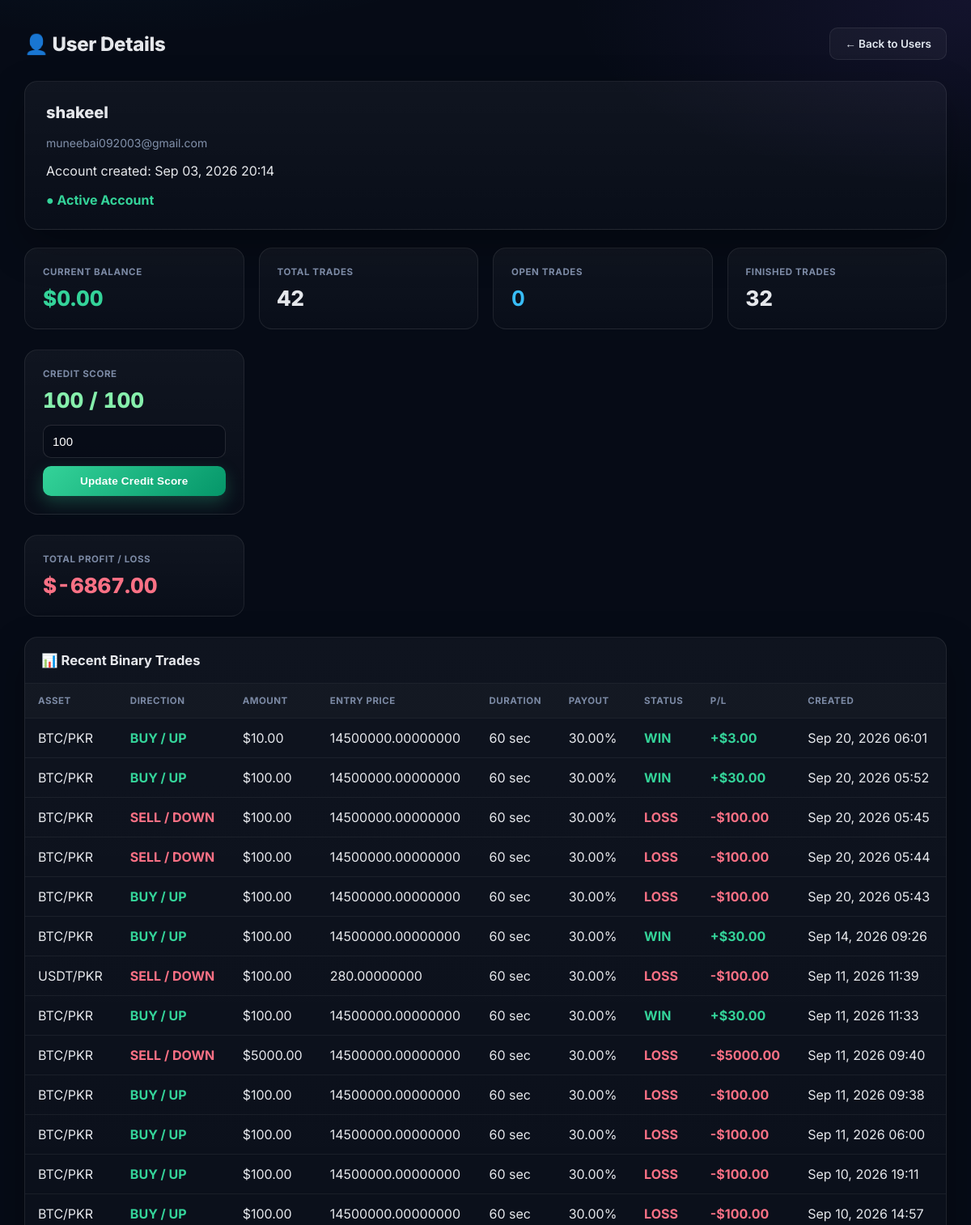
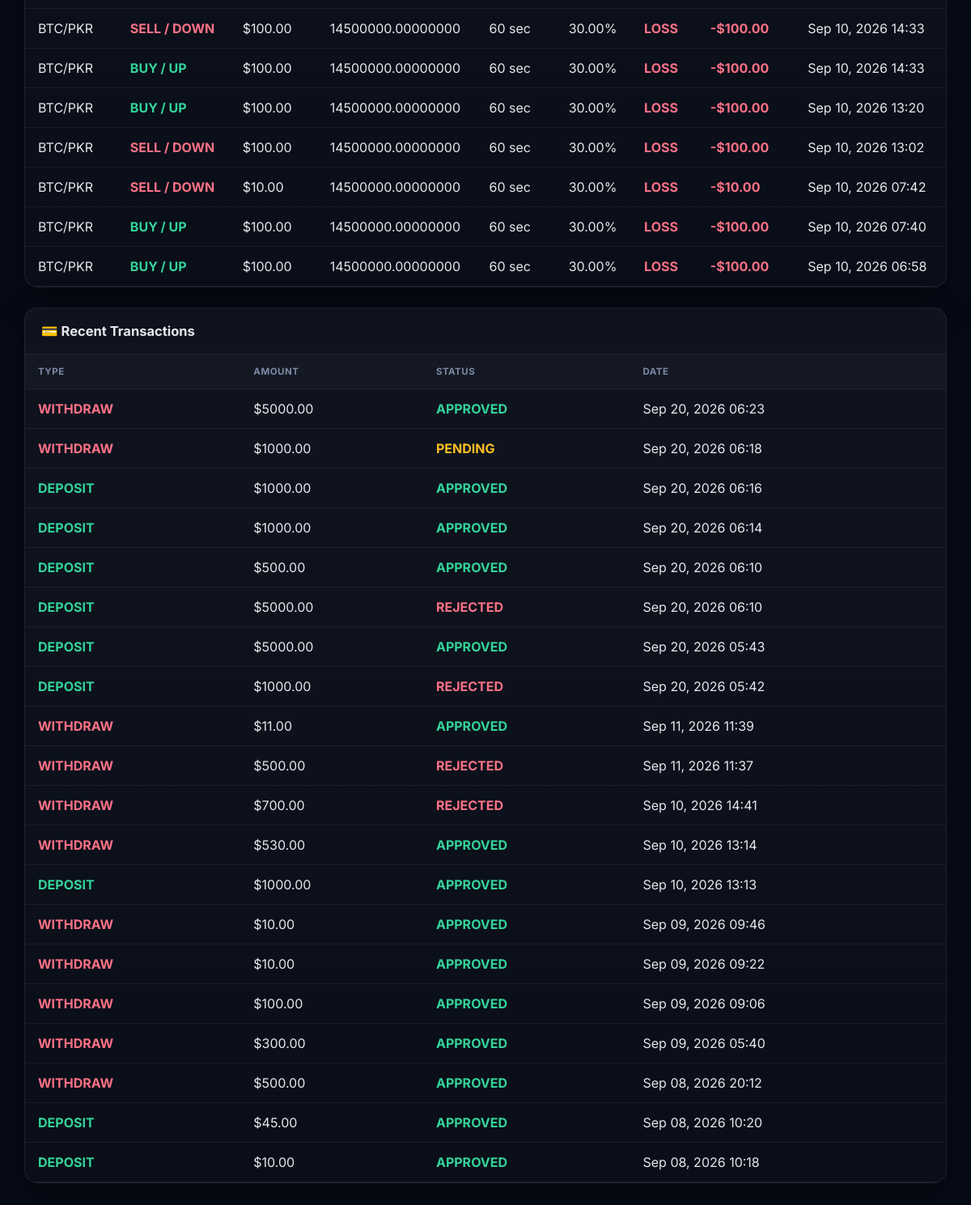
/trading/admin-users/2/ (signed in), run on the app's committed database (2 pictures, top to bottom).
### trading/models.py (models this page shows, shortened)
class TradingAccount(models.Model):
    user = models.OneToOneField(
        User,
        on_delete=models.CASCADE
    )
    balance = models.DecimalField(
        max_digits=12,
        decimal_places=2,
        default=0.00
    )
    balance_pkr = models.DecimalField(
        max_digits=12,
        decimal_places=2,
        default=0.00
    )
    balance_usd = models.DecimalField(
        max_digits=12,
        decimal_places=2,
        default=0.00
    )
    credit_score = models.PositiveIntegerField(
        default=100
    )
    trading_banned = models.BooleanField(
        default=False
    )
    trading_ban_reason = models.TextField(
        blank=True,
        default=""
    )
    withdrawal_banned = models.BooleanField(
        default=False
    )
    withdrawal_ban_reason = models.TextField(
        blank=True,
        default=""
    )
    created_at = models.DateTimeField(
        auto_now_add=True
    )

class Trade(models.Model):
    SIDE_CHOICES = [
        ("BUY", "BUY"),
        ("SELL", "SELL"),
    ]
    CURRENCY_CHOICES = [
        ("USD", "USD"),
        ("PKR", "PKR"),
    ]
    STATUS_CHOICES = [
        ("OPEN", "OPEN"),
        ("WIN", "WIN"),
        ("LOSS", "LOSS"),
    ]
    user = models.ForeignKey(
        User,
        on_delete=models.CASCADE
    )
    pair = models.ForeignKey(
        TradingPair,
        on_delete=models.PROTECT,
        related_name="trades",
        null=True,
        blank=True
    )
    asset = models.CharField(
        max_length=20,
        default="BTC/USD"
    )
    side = models.CharField(
        max_length=4,
        choices=SIDE_CHOICES
    )
    currency = models.CharField(
        max_length=3,
        choices=CURRENCY_CHOICES,
        default="USD"
    )
    amount = models.DecimalField(
        max_digits=12,
        decimal_places=2
    )
    price = models.DecimalField(
        max_digits=20,
        decimal_places=8
    )
    closing_price = models.DecimalField(
        max_digits=20,
        decimal_places=8,
        null=True,
        blank=True
    )
    duration_seconds = models.PositiveIntegerField(
        default=60
    )
    payout_percent = models.DecimalField(
        max_digits=5,
        decimal_places=2,
        default=30.00
    )
    status = models.CharField(
        max_length=10,
        choices=STATUS_CHOICES,
        default="OPEN"
    )
    profit_loss = models.DecimalField(
        max_digits=12,
        decimal_places=2,
        default=0.00
    )
    closed_at = models.DateTimeField(
        null=True,
        blank=True
    )
    created_at = models.DateTimeField(
        auto_now_add=True
    )

class Transaction(models.Model):
    TYPE_CHOICES = [
        ("DEPOSIT", "DEPOSIT"),
        ("WITHDRAW", "WITHDRAW"),
    ]
    CURRENCY_CHOICES = [
        ("USD", "USD"),
        ("PKR", "PKR"),
    ]
    STATUS_CHOICES = [
        ("PENDING", "PENDING"),
        ("APPROVED", "APPROVED"),
        ("REJECTED", "REJECTED"),
    ]
    user = models.ForeignKey(
        User,
        on_delete=models.CASCADE
    )
    transaction_type = models.CharField(
        max_length=10,
        choices=TYPE_CHOICES
    )
    currency = models.CharField(
        max_length=3,
        choices=CURRENCY_CHOICES,
        default="USD"
    )
    amount = models.DecimalField(
        max_digits=12,
        decimal_places=2
    )
    status = models.CharField(
        max_length=10,
        choices=STATUS_CHOICES,
        default="PENDING"
    )
    comment = models.TextField(
        blank=True,
        default=""
    )
    account_title = models.CharField(
        max_length=150,
        blank=True,
        default=""
    )
    account_holder_name = models.CharField(
        max_length=150,
        blank=True,
        default=""
    )
    account_number = models.CharField(
        max_length=100,
        blank=True,
        default=""
    )
    created_at = models.DateTimeField(
        auto_now_add=True
    )

### trading/admin_views.py (the view, shortened to what this page needs)
@staff_member_required
def admin_user_detail(request, user_id):
    user = get_object_or_404(
        User,
        id=user_id
    )
    account, created = TradingAccount.objects.get_or_create(
        user=user,
        defaults={
            "balance": 0.00,
            "balance_pkr": 0.00,
            "balance_usd": 0.00,
            "credit_score": 100
        }
    )
    trades = Trade.objects.filter(
        user=user
    ).order_by(
        "-created_at"
    )
    transactions = Transaction.objects.filter(
        user=user
    ).order_by(
        "-created_at"
    )
    total_trades = trades.count()
    open_trades = trades.filter(
        status="OPEN"
    ).count()
    finished_trades = trades.filter(
        status__in=["WIN", "LOSS"]
    ).count()
    total_profit_loss = trades.filter(
        status__in=["WIN", "LOSS"]
    ).aggregate(
        total=Sum("profit_loss")
    )["total"] or 0
    return render(
        request,
        "trading/admin_user_detail.html",
        {
            "user_obj": user,
            "account": account,
            "trades": trades[:20],
            "transactions": transactions[:20],
            "total_trades": total_trades,
            "open_trades": open_trades,
            "closed_trades": finished_trades,
            "finished_trades": finished_trades,
            "total_profit_loss": total_profit_loss,
        }
    )

### trading/templates/trading/admin_user_detail.html (shortened to what this page needs)
<!DOCTYPE html>
<html lang="en">
<head>
</head>
<body>
<div class="container">
<div class="header">
    <h1>👤 User Details</h1>
    <a href="{% url 'admin_users' %}" class="back-btn">
        ← Back to Users
    </a>
</div>
<div class="profile">
    <h2>{{ user_obj.username }}</h2>
    <div class="email">
        {{ user_obj.email|default:"No email provided" }}
    </div>
    <p>
        Account created:
        {{ user_obj.date_joined|date:"M d, Y H:i" }}
    </p>
    {% if user_obj.is_active %}
        <span class="approved">
            ● Active Account
        </span>
    {% else %}
        <span class="rejected">
            ● Frozen Account
        </span>
    {% endif %}
</div>
<div class="cards">
    <div class="card">
        <div class="card-title">
            Current Balance
        </div>
        <div class="card-value balance">
            ${{ account.balance|floatformat:2 }}
        </div>
    </div>
    <div class="card">
        <div class="card-title">
            Total Trades
        </div>
        <div class="card-value">
            {{ total_trades }}
        </div>
    </div>
    <div class="card">
        <div class="card-title">
            Open Trades
        </div>
        <div class="card-value open">
            {{ open_trades }}
        </div>
    </div>
    <div class="card">
        <div class="card-title">
            Finished Trades
        </div>
        <div class="card-value">
            {{ finished_trades }}
        </div>
    </div>
</div>
<div class="cards">
    <div class="card">
        <div class="card-title">
            Credit Score
        </div>
        <div class="card-value credit-score">
            {{ account.credit_score }} / 100
        </div>
        <form method="POST">
            <input
                type="number"
                name="credit_score"
                class="score-input"
                min="0"
                max="100"
                value="{{ account.credit_score }}"
                required
            >
            <button
                type="submit"
                class="score-btn"
            >
                Update Credit Score
            </button>
        </form>
    </div>
</div>
<div class="cards">
    <div class="card">
        <div class="card-title">
            Total Profit / Loss
        </div>
        {% if total_profit_loss >= 0 %}
            <div class="card-value profit">
                +${{ total_profit_loss|floatformat:2 }}
            </div>
        {% else %}
            <div class="card-value loss">
                ${{ total_profit_loss|floatformat:2 }}
            </div>
        {% endif %}
    </div>
</div>
<div class="section">
    <div class="section-header">
        <h2>
            📊 Recent Binary Trades
        </h2>
    </div>
    <table>
        <thead>
            <tr>
                <th>Asset</th>
                <th>Direction</th>
                <th>Amount</th>
                <th>Entry Price</th>
                <th>Duration</th>
                <th>Payout</th>
                <th>Status</th>
                <th>P/L</th>
                <th>Created</th>
            </tr>
        </thead>
        <tbody>
            {% for trade in trades %}
            <tr>
                <td>
                    {{ trade.asset }}
                </td>
                <td>
                    {% if trade.side == "BUY" %}
                        <span class="buy">
                            BUY / UP
                        </span>
                    {% else %}
                        <span class="sell">
                            SELL / DOWN
                        </span>
                    {% endif %}
                </td>
                <td>
                    ${{ trade.amount|floatformat:2 }}
                </td>
                <td>
                    {{ trade.price }}
                </td>
                <td>
                    {{ trade.duration_seconds }} sec
                </td>
                <td>
                    {{ trade.payout_percent }}%
                </td>
                <td>
                    {% if trade.status == "OPEN" %}
                        <span class="open">
                            OPEN
                        </span>
                    {% elif trade.status == "WIN" %}
                        <span class="win">
                            WIN
                        </span>
                    {% elif trade.status == "LOSS" %}
                        <span class="trade-loss">
                            LOSS
                        </span>
                    {% endif %}
                </td>
                <td>
                    {% if trade.status == "WIN" %}
                        <span class="win">
                            +${{ trade.profit_loss|floatformat:2 }}
                        </span>
                    {% elif trade.status == "LOSS" %}
                        <span class="trade-loss">
                            -${{ trade.amount|floatformat:2 }}
                        </span>
                    {% else %}
                        <span>
                            —
                        </span>
                    {% endif %}
                </td>
                <td>
                    {{ trade.created_at|date:"M d, Y H:i" }}
                </td>
            </tr>
            {% empty %}
            <tr>
                <td colspan="9" class="empty">
                    No trades found for this user.
                </td>
            </tr>
            {% endfor %}
        </tbody>
    </table>
</div>
<div class="section">
    <div class="section-header">
        <h2>
            💳 Recent Transactions
        </h2>
    </div>
    <table>
        <thead>
            <tr>
                <th>Type</th>
                <th>Amount</th>
                <th>Status</th>
                <th>Date</th>
            </tr>
        </thead>
        <tbody>
            {% for transaction in transactions %}
            <tr>
                <td>
                    {% if transaction.transaction_type == "DEPOSIT" %}
                        <span class="approved">
                            DEPOSIT
                        </span>
                    {% else %}
                        <span class="sell">
                            WITHDRAW
                        </span>
                    {% endif %}
                </td>
                <td>
                    ${{ transaction.amount|floatformat:2 }}
                </td>
                <td>
                    {% if transaction.status == "APPROVED" %}
                        <span class="approved">
                            APPROVED
                        </span>
                    {% elif transaction.status == "PENDING" %}
                        <span class="pending">
                            PENDING
                        </span>
                    {% else %}
                        <span class="rejected">
                            REJECTED
                        </span>
                    {% endif %}
                </td>
                <td>
                    {{ transaction.created_at|date:"M d, Y H:i" }}
                </td>
            </tr>
            {% empty %}
            <tr>
                <td colspan="4" class="empty">
                    No transactions found for this user.
                </td>
            </tr>
            {% endfor %}
        </tbody>
    </table>
</div>
</div>
</body>
</html>

### trading/templates/trading/admin_user_detail.html (style rules this page uses)
* { box-sizing: border-box; }
body { margin: 0; font-family: 'Inter', Arial, sans-serif; background: radial-gradient(1100px 480px at 12% -8%, rgba(56,189,248,0.10), transparent 60%), radial-gradient(900px 420px at 100% 0%, rgba(139,92,246,0.10), transparent 55%), #060b16; color: #e5e7eb; min-height: 100vh; }
.container { width: 95%; max-width: 1400px; margin: 34px auto 60px; }
.header { display: flex; justify-content: space-between; align-items: center; margin-bottom: 26px; }
h1 { margin: 0; font-size: 24px; font-weight: 800; letter-spacing: -0.3px; }
.back-btn { text-decoration: none; background: rgba(255,255,255,0.04); border: 1px solid rgba(255,255,255,0.08); color: #e2e8f0; padding: 11px 18px; border-radius: 10px; font-size: 13.5px; font-weight: 600; transition: all .18s ease; }
.profile { background: linear-gradient(180deg, rgba(255,255,255,0.045), rgba(255,255,255,0.015)); border: 1px solid rgba(255,255,255,0.08); padding: 26px; border-radius: 16px; margin-bottom: 22px; box-shadow: 0 20px 50px rgba(0,0,0,0.3); }
.profile h2 { margin-top: 0; font-size: 20px; font-weight: 800; }
.email { color: #8291ab; font-size: 14px; }
.cards { display: grid; grid-template-columns: repeat(4, 1fr); gap: 18px; margin-bottom: 25px; }
.card { background: linear-gradient(180deg, rgba(255,255,255,0.045), rgba(255,255,255,0.015)); border: 1px solid rgba(255,255,255,0.08); padding: 22px; border-radius: 16px; transition: transform .15s ease, border-color .15s ease; }
.card-title { color: #7c8aa5; font-size: 11.5px; text-transform: uppercase; letter-spacing: 0.6px; font-weight: 700; margin-bottom: 10px; }
.card-value { font-size: 26px; font-weight: 800; font-variant-numeric: tabular-nums; }
.balance { color: #34d399; }
.loss { color: #fb7185; }
.credit-score { color: #86efac; }
.score-input { width: 100%; padding: 11px; border: 1px solid rgba(255,255,255,0.12); border-radius: 10px; background: rgba(6,11,22,0.7); color: white; margin-top: 15px; margin-bottom: 10px; font-size: 15px; outline: none; }
.score-btn { width: 100%; padding: 11px; border: none; border-radius: 10px; background: linear-gradient(135deg, #34d399, #059669); color: white; font-weight: 700; cursor: pointer; font-size: 13.5px; letter-spacing: 0.2px; box-shadow: 0 8px 20px rgba(52,211,153,0.25); transition: transform .15s ease, filter .15s ease; }
.section { background: linear-gradient(180deg, rgba(255,255,255,0.04), rgba(255,255,255,0.015)); border: 1px solid rgba(255,255,255,0.08); border-radius: 16px; margin-bottom: 25px; overflow-x: auto; box-shadow: 0 20px 50px rgba(0,0,0,0.3); }
.section-header { padding: 18px 20px; border-bottom: 1px solid rgba(255,255,255,0.06); }
.section-header h2 { margin: 0; font-size: 16.5px; font-weight: 700; }
table { width: 100%; border-collapse: collapse; }
th, td { padding: 14px 16px; text-align: left; border-bottom: 1px solid rgba(255,255,255,0.06); white-space: nowrap; }
th { color: #7c8aa5; font-size: 11.5px; text-transform: uppercase; letter-spacing: 0.5px; font-weight: 700; background: rgba(255,255,255,0.02); }
.buy { color: #34d399; font-weight: 700; }
.sell { color: #fb7185; font-weight: 700; }
.open { color: #38bdf8; font-weight: 700; }
.win { color: #34d399; font-weight: 700; }
.trade-loss { color: #fb7185; font-weight: 700; }
.approved { color: #34d399; font-weight: 700; }
.pending { color: #fbbf24; font-weight: 700; }
.rejected { color: #fb7185; font-weight: 700; }

### data on the page
TradingAccount: balance "0.00", credit_score "100"
Trade: asset "BTC/PKR", side "BUY / UP", amount "10.00", price "14500000.00000000", duration_seconds "60", payout_percent "30.00", status "WIN", profit_loss "3.00", created_at "Sep 20, 2026 06:01"
Trade: asset "BTC/PKR", side "BUY / UP", amount "100.00", price "14500000.00000000", duration_seconds "60", payout_percent "30.00", status "WIN", profit_loss "30.00", created_at "Sep 20, 2026 05:52"
Trade: asset "BTC/PKR", side "SELL / DOWN", amount "100.00", price "14500000.00000000", duration_seconds "60", payout_percent "30.00", status "LOSS", created_at "Sep 20, 2026 05:45"
Trade: asset "BTC/PKR", side "SELL / DOWN", amount "100.00", price "14500000.00000000", duration_seconds "60", payout_percent "30.00", status "LOSS", created_at "Sep 20, 2026 05:44"
Trade: asset "BTC/PKR", side "BUY / UP", amount "100.00", price "14500000.00000000", duration_seconds "60", payout_percent "30.00", status "LOSS", created_at "Sep 20, 2026 05:43"
Trade: asset "BTC/PKR", side "BUY / UP", amount "100.00", price "14500000.00000000", duration_seconds "60", payout_percent "30.00", status "WIN", profit_loss "30.00", created_at "Sep 14, 2026 09:26"
Trade: asset "USDT/PKR", side "SELL / DOWN", amount "100.00", price "280.00000000", duration_seconds "60", payout_percent "30.00", status "LOSS", created_at "Sep 11, 2026 11:39"
Trade: asset "BTC/PKR", side "BUY / UP", amount "100.00", price "14500000.00000000", duration_seconds "60", payout_percent "30.00", status "WIN", profit_loss "30.00", created_at "Sep 11, 2026 11:33"
Trade: asset "BTC/PKR", side "SELL / DOWN", amount "5000.00", price "14500000.00000000", duration_seconds "60", payout_percent "30.00", status "LOSS", created_at "Sep 11, 2026 09:40"
Trade: asset "BTC/PKR", side "BUY / UP", amount "100.00", price "14500000.00000000", duration_seconds "60", payout_percent "30.00", status "LOSS", created_at "Sep 11, 2026 09:38"
Trade: asset "BTC/PKR", side "BUY / UP", amount "100.00", price "14500000.00000000", duration_seconds "60", payout_percent "30.00", status "LOSS", created_at "Sep 11, 2026 06:00"
Trade: asset "BTC/PKR", side "BUY / UP", amount "100.00", price "14500000.00000000", duration_seconds "60", payout_percent "30.00", status "LOSS", created_at "Sep 10, 2026 19:11"
Trade: asset "BTC/PKR", side "BUY / UP", amount "100.00", price "14500000.00000000", duration_seconds "60", payout_percent "30.00", status "LOSS", created_at "Sep 10, 2026 14:57"
Trade: asset "BTC/PKR", side "SELL / DOWN", amount "100.00", price "14500000.00000000", duration_seconds "60", payout_percent "30.00", status "LOSS", created_at "Sep 10, 2026 14:33"
Trade: asset "BTC/PKR", side "BUY / UP", amount "100.00", price "14500000.00000000", duration_seconds "60", payout_percent "30.00", status "LOSS", created_at "Sep 10, 2026 14:33"
Trade: asset "BTC/PKR", side "BUY / UP", amount "100.00", price "14500000.00000000", duration_seconds "60", payout_percent "30.00", status "LOSS", created_at "Sep 10, 2026 13:20"
Trade: asset "BTC/PKR", side "SELL / DOWN", amount "100.00", price "14500000.00000000", duration_seconds "60", payout_percent "30.00", status "LOSS", created_at "Sep 10, 2026 13:02"
Trade: asset "BTC/PKR", side "SELL / DOWN", amount "10.00", price "14500000.00000000", duration_seconds "60", payout_percent "30.00", status "LOSS", created_at "Sep 10, 2026 07:42"
Trade: asset "BTC/PKR", side "BUY / UP", amount "100.00", price "14500000.00000000", duration_seconds "60", payout_percent "30.00", status "LOSS", created_at "Sep 10, 2026 07:40"
Trade: asset "BTC/PKR", side "BUY / UP", amount "100.00", price "14500000.00000000", duration_seconds "60", payout_percent "30.00", status "LOSS", created_at "Sep 10, 2026 06:58"
Transaction: transaction_type "WITHDRAW", status "APPROVED"
Transaction: transaction_type "WITHDRAW", status "PENDING"
Transaction: transaction_type "DEPOSIT", status "APPROVED"
Transaction: transaction_type "DEPOSIT", status "APPROVED"
Transaction: transaction_type "DEPOSIT", status "APPROVED"
Transaction: transaction_type "DEPOSIT", status "REJECTED"
Transaction: transaction_type "DEPOSIT", status "APPROVED"
Transaction: transaction_type "DEPOSIT", status "REJECTED"
Transaction: transaction_type "WITHDRAW", status "APPROVED"
Transaction: transaction_type "WITHDRAW", status "REJECTED"
Transaction: transaction_type "WITHDRAW", status "REJECTED"
Transaction: transaction_type "WITHDRAW", status "APPROVED"
Transaction: transaction_type "DEPOSIT", status "APPROVED"
Transaction: transaction_type "WITHDRAW", status "APPROVED"
Transaction: transaction_type "WITHDRAW", status "APPROVED"
Transaction: transaction_type "WITHDRAW", status "APPROVED"
Transaction: transaction_type "WITHDRAW", status "APPROVED"
Transaction: transaction_type "WITHDRAW", status "APPROVED"
Transaction: transaction_type "DEPOSIT", status "APPROVED"
Transaction: transaction_type "DEPOSIT", status "APPROVED"

### other printed values
{{ user_obj.username }} "shakeel"
{{ user_obj.email|default:"No email provided" }} "muneebai092003@gmail.com"
{{ user_obj.date_joined|date:"M d, Y H:i" }} "Sep 03, 2026 20:14"
{{ total_trades }} "42"
{{ open_trades }} "0"
{{ finished_trades }} "32"
{{ total_profit_loss|floatformat:2 }} "-6867.00"
